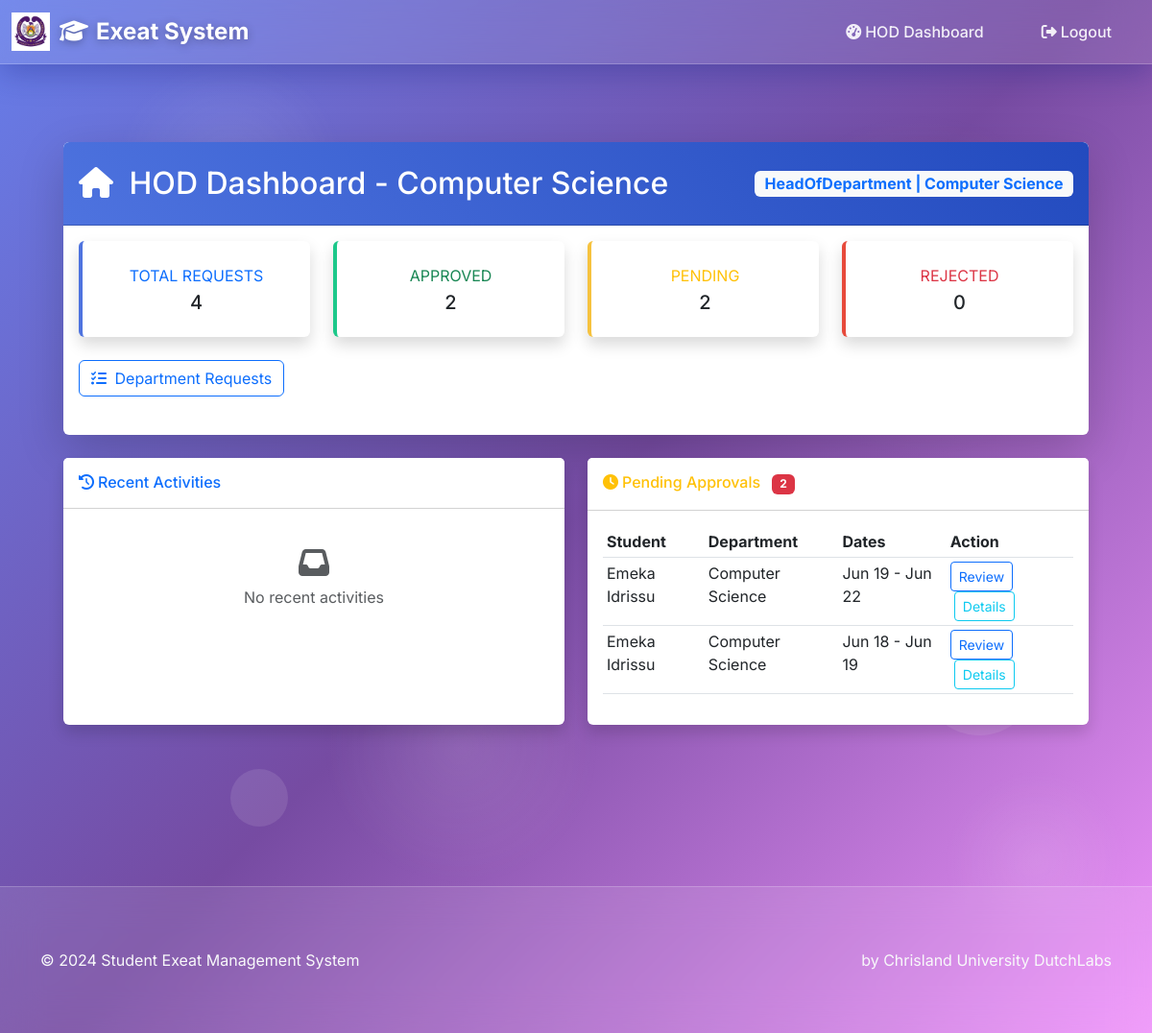
Screenshot of / (signed in) with the database file from the repository.
### core/models.py (models this page shows, shortened)
class UserRole(models.Model):
    user = models.ForeignKey(settings.AUTH_USER_MODEL, on_delete=models.CASCADE)
    role = models.CharField(max_length=20, choices=[('StudentAffairs', 'Student Affairs'), ('HeadOfDepartment', 'Head of Department'), ('HallWarden', 'Hall Warden')])
    department = models.CharField(choices=DEPARTMENT, null=True, blank=True,max_length=50)
    gender = models.CharField(choices=GENDER,max_length=10,default='Male')
    class Meta:
        verbose_name = 'UserRole'
        verbose_name_plural = 'UserRoles'

class ExeatRequest(models.Model):
    student=models.ForeignKey(Student,  on_delete=models.CASCADE)
    reason  = models.TextField()
    start_date  = models.DateField(auto_now=False, auto_now_add=False)
    end_date  = models.DateField( auto_now=False, auto_now_add=False)
    evidence = models.ImageField( upload_to='evidence/', help_text='Supporting proof')
    status = models.CharField(max_length=20, choices=[('Pending', 'Pending'), ('Approved', 'Approved'), ('Rejected', 'Rejected')], default='Pending')
    session = models.ForeignKey(Session, on_delete=models.CASCADE)
    approved_by_student_affairs = models.BooleanField(default=False)
    approved_by_hod = models.BooleanField(default=False)
    approved_by_warden = models.BooleanField(default=False)
    emergency = models.BooleanField(default=False)
    rejection_reason = models.TextField(null=True, blank=True)
    return_date = models.DateTimeField(null=True, blank=True)
    created_at  = models.DateTimeField( auto_now_add=True)
    class Meta:
        verbose_name = ("ExeatRequest")
        verbose_name_plural = ("ExeatRequests")
        ordering = ['-created_at',]

class Student(models.Model):
    user = models.OneToOneField(settings.AUTH_USER_MODEL, on_delete=models.CASCADE)
    name  = models.CharField(max_length=50)
    gender = models.CharField(choices=GENDER,max_length=10)
    guardian_email = models.EmailField(max_length=254)
    guardian_phone = models.CharField( max_length=50)
    dept  = models.CharField(choices=DEPARTMENT, max_length=50)
    class Meta:
        verbose_name = 'Student'
        verbose_name_plural = 'Students'

### core/views.py (the view, shortened to what this page needs)
# urls.py: path('', views.home, name='home'),
@login_required
def home(request):
    user_role = None
    if request.user.is_authenticated:
        try:
            user_role = UserRole.objects.get(user=request.user)
        except UserRole.DoesNotExist:
            user_role = None
    student = None
    try:
        student = request.user.student
    except Student.DoesNotExist:
        pass
    context = {
        'user_role': user_role,
        'student': student,
        'recent_activities': ExeatRequest.objects.filter(student__user=request.user).order_by('-created_at')[:5],
    }
    if user_role and user_role.role == 'HeadOfDepartment':
        dept_requests = ExeatRequest.objects.filter(student__dept=user_role.department)
        context.update({
            'total_requests': dept_requests.count(),
            'approved_requests': dept_requests.filter(status='Approved').count(),
            'pending_requests': dept_requests.filter(status='Pending').count(),
            'rejected_requests': dept_requests.filter(status='Rejected').count(),
        })
    if user_role and user_role.role != 'Student':
        if user_role.role == 'HeadOfDepartment':
            context['pending_approvals'] = ExeatRequest.objects.filter(
                student__dept=user_role.department,
                approved_by_student_affairs=True,
                status='Pending'
            ).order_by('-created_at')[:5]
        elif user_role.role == 'HallWarden':
            context['pending_approvals'] = ExeatRequest.objects.filter(
                student__gender=user_role.gender,
                approved_by_hod=True,
                status='Pending'
            ).order_by('-created_at')[:5]
        elif user_role.role == 'StudentAffairs':
            context['pending_approvals'] = ExeatRequest.objects.filter(
                approved_by_student_affairs=False,
                status='Pending'
            ).order_by('-created_at')[:5]
    return render(request, 'home.html', context)

### templates/home.html (shortened to what this page needs)
{% extends 'ground.html' %}
{% block content %}
<div class="container-fluid px-4 py-5">
    <div class="row">
        <div class="col-lg-12 mb-4">
            <div class="card border-0 shadow-lg rounded-lg overflow-hidden">
                <div class="card-header bg-gradient-primary text-white py-4">
                    <div class="d-flex justify-content-between align-items-center">
                        <div>
                            <h2 class="mb-0"><i class="fas fa-home me-2"></i>
                                {% if  request.user.student %}
                                    Welcome, {{ request.user.student }}!!
                                {% elif user_role.role == 'HeadOfDepartment' %}
                                    HOD Dashboard - {{ user_role.department }}
                                {% elif user_role.role == 'HallWarden' %}
                                    {{ user_role.gender }} Hall Warden Dashboard
                                {% elif user_role.role == 'StudentAffairs' %}
                                    Student Affairs Dashboard
                                {% else %}
                                    Welcome!
                                {% endif %}
                            </h2>
                        </div>
                        <span class="badge bg-light text-primary fs-6">
                            {{ user_role.role }}
                            {% if user_role.role == 'HeadOfDepartment' %}
                                | {{ user_role.department }}
                            {% elif user_role.role == 'HallWarden' %}
                                | {{ user_role.gender }} Hall
                            {% endif %}
                        </span>
                    </div>
                </div>
                <div class="card-body">
                    <div class="row text-center mb-4">
                        <div class="col-md-3 mb-3 mb-md-0">
                            <div class="card border-left-primary shadow h-100 py-2">
                                <div class="card-body">
                                    <div class="text-xs font-weight-bold text-primary text-uppercase mb-1">
                                        Total Requests</div>
                                    <div class="h5 mb-0 font-weight-bold text-gray-800">{{ total_requests|default:"0" }}</div>
                                </div>
                            </div>
                        </div>
                        <div class="col-md-3 mb-3 mb-md-0">
                            <div class="card border-left-success shadow h-100 py-2">
                                <div class="card-body">
                                    <div class="text-xs font-weight-bold text-success text-uppercase mb-1">
                                        Approved</div>
                                    <div class="h5 mb-0 font-weight-bold text-gray-800">{{ approved_requests|default:"0" }}</div>
                                </div>
                            </div>
                        </div>
                        <div class="col-md-3 mb-3 mb-md-0">
                            <div class="card border-left-warning shadow h-100 py-2">
                                <div class="card-body">
                                    <div class="text-xs font-weight-bold text-warning text-uppercase mb-1">
                                        Pending</div>
                                    <div class="h5 mb-0 font-weight-bold text-gray-800">{{ pending_requests|default:"0" }}</div>
                                </div>
                            </div>
                        </div>
                        <div class="col-md-3">
                            <div class="card border-left-danger shadow h-100 py-2">
                                <div class="card-body">
                                    <div class="text-xs font-weight-bold text-danger text-uppercase mb-1">
                                        Rejected</div>
                                    <div class="h5 mb-0 font-weight-bold text-gray-800">{{ rejected_requests|default:"0" }}</div>
                                </div>
                            </div>
                        </div>
                    </div>
                    <div class="d-grid gap-2 d-md-flex justify-content-md-start mb-4">
                        {% if user_role.role == 'HeadOfDepartment' %}
                            <a href="{% url 'hod_dashboard' %}" class="btn btn-outline-primary">
                                <i class="fas fa-tasks me-1"></i> Department Requests
                            </a>
                        {% endif %}
                    </div>
                </div>
            </div>
        </div>
        <div class="col-lg-6 mb-4">
            <div class="card shadow h-100">
                <div class="card-header py-3 d-flex flex-row align-items-center justify-content-between bg-white">
                    <h6 class="m-0 font-weight-bold text-primary">
                        <i class="fas fa-history me-1"></i>Recent Activities
                    </h6>
                </div>
                <div class="card-body">
                    <div class="list-group list-group-flush">
                        {% for activity in recent_activities|slice:":5" %}
                        <div class="list-group-item list-group-item-action">
                            <div class="d-flex w-100 justify-content-between">
                                <h6 class="mb-1">
                                    {% if user_role.role != 'Student' %}
                                        {{ activity.student.name }} -
                                    {% endif %}
                                    {{ activity.reason|truncatewords:5 }}
                                </h6>
                                <small class="text-{% if activity.status == 'Approved' %}success{% elif activity.status == 'Rejected' %}danger{% else %}warning{% endif %}">
                                    {{ activity.status }}
                                </small>
                            </div>
                            <p class="mb-1 small">
                                <i class="fas fa-calendar-day me-1"></i>
                                {{ activity.start_date|date:"M d" }} - {{ activity.end_date|date:"M d" }}
                            </p>
                            <small class="text-muted">
                                <i class="fas fa-clock me-1"></i>{{ activity.created_at|timesince }} ago
                            </small>
                        </div>
                        {% empty %}
                        <div class="text-center py-4 text-muted">
                            <i class="fas fa-inbox fa-2x mb-2"></i>
                            <p>No recent activities</p>
                        </div>
                        {% endfor %}
                    </div>
                </div>
            </div>
        </div>
        {% if user_role.role != 'Student' and user_role.role %}
        <div class="col-lg-6 mb-4">
            <div class="card shadow h-100">
                <div class="card-header py-3 d-flex flex-row align-items-center justify-content-between bg-white">
                    <h6 class="m-0 font-weight-bold text-warning">
                        <i class="fas fa-clock me-1"></i>Pending Approvals
                        {% if pending_approvals %}
                            <span class="badge bg-danger ms-2">{{ pending_approvals.count }}</span>
                        {% endif %}
                    </h6>
                </div>
                <div class="card-body">
                    {% if pending_approvals %}
                    <div class="table-responsive">
                        <table class="table table-sm table-hover">
                            <thead>
                                <tr>
                                    <th>Student</th>
                                    <th>Department</th>
                                    <th>Dates</th>
                                    <th>Action</th>
                                </tr>
                            </thead>
                            <tbody>
                                {% for request in pending_approvals|slice:":5" %}
                                <tr>
                                    <td>{{ request.student.name }}</td>
                                    <td>{{ request.student.dept }}</td>
                                    <td>
                                        {{ request.start_date|date:"M d" }} - {{ request.end_date|date:"M d" }}
                                    </td>
                                    <td>
                                        {% if user_role.role == 'HeadOfDepartment' %}
                                        <a href="{% url 'hod_dashboard' %}" class="btn btn-sm btn-outline-primary">Review</a>
                                        {% elif user_role.role == 'HallWarden' %}
                                        <a href="{% url user_role.gender.lower|add:'_hall_warden_dashboard' %}" class="btn btn-sm btn-outline-primary">Review</a>
                                        {% elif user_role.role == 'StudentAffairs' %}
                                        <a href="{% url 'student_affairs_dashboard' %}" class="btn btn-sm btn-outline-primary">Review</a>
                                        {% endif %}
                                        <a href="{% url 'request_detail' request.id %}" class="btn btn-sm btn-outline-info ms-1">Details</a>
                                    </td>
                                </tr>
                                {% endfor %}
                            </tbody>
                        </table>
                    </div>
                    {% else %}
                    <div class="text-center py-4 text-muted">
                        <i class="fas fa-check-circle fa-2x mb-2"></i>
                        <p>No pending approvals</p>
                    </div>
                    {% endif %}
                </div>
            </div>
        </div>
        {% endif %}
    </div>
</div>
{% endblock %}

### rows the page displays
UserRole: department "Computer Science", role "HeadOfDepartment"
ExeatRequest: student.name "Emeka Idrissu", student.dept "Computer Science", start_date "Jun 19", end_date "Jun 22"
ExeatRequest: student.name "Emeka Idrissu", student.dept "Computer Science", start_date "Jun 18", end_date "Jun 19"

### other values shown
{{ total_requests|default:"0" }} "4"
{{ approved_requests|default:"0" }} "2"
{{ pending_requests|default:"0" }} "2"
{{ rejected_requests|default:"0" }} "0"
{{ pending_approvals.count }} "2"
